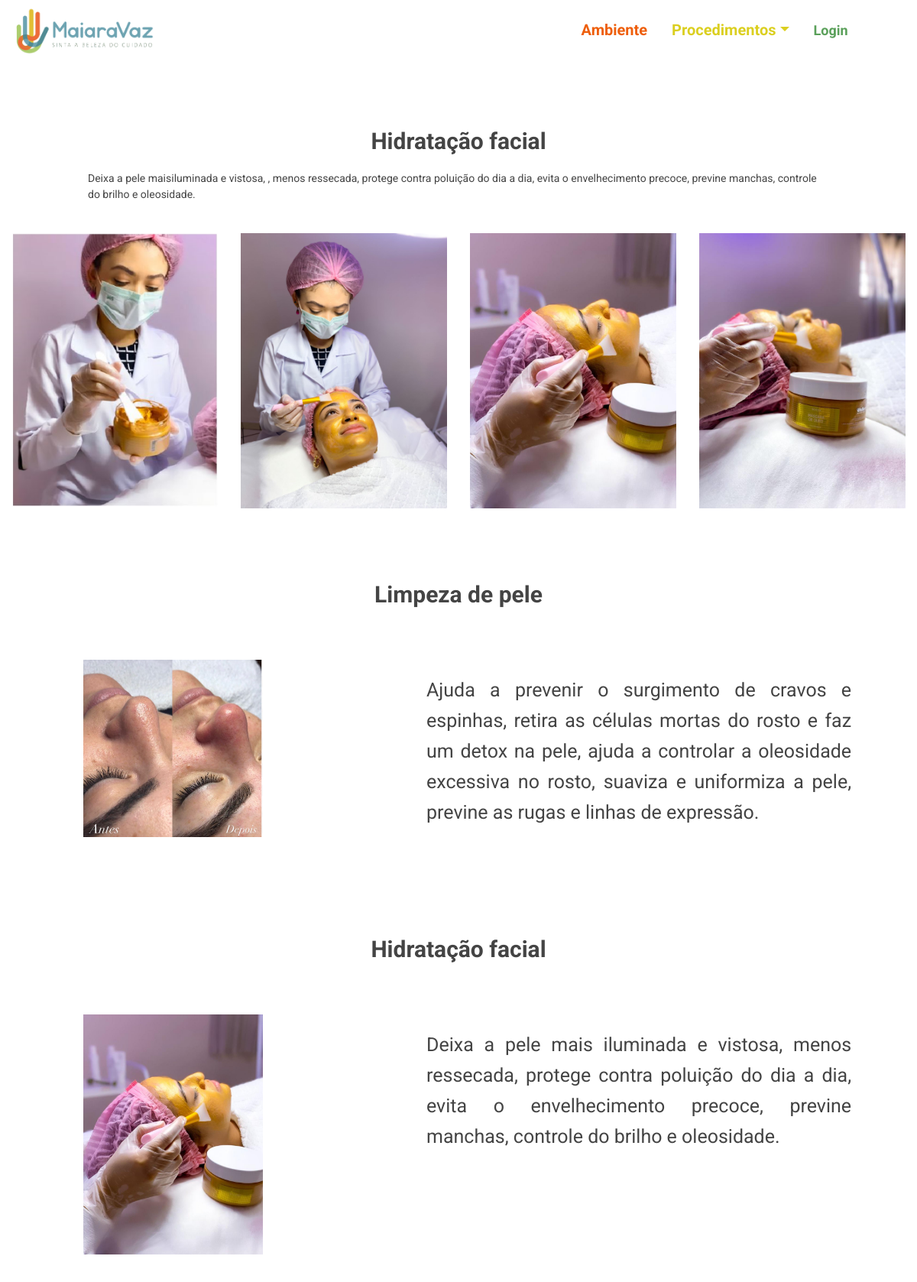
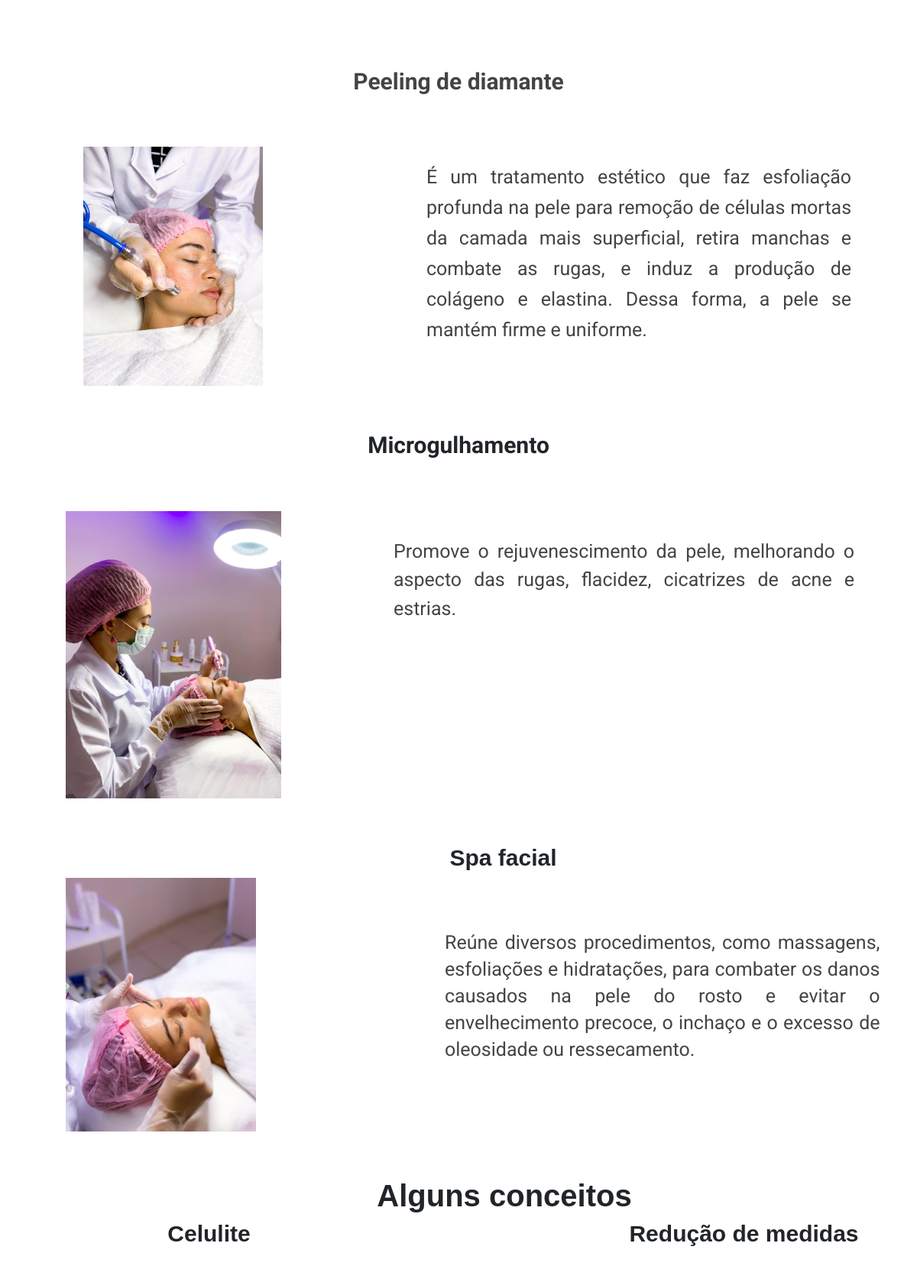
The page /view/procedimentosfaciais.php (upper part) on the database its author committed (2 pictures, top to bottom).
### tables this page shows
CREATE TABLE `procedimentosfaciais` (
  `id_proc` int(11) NOT NULL,
  `nome_proc` varchar(50) NOT NULL,
  `desc_proc` text NOT NULL,
  `img_proc` text NOT NULL
);

### view/procedimentosFaciais.php (the view, shortened to what this page needs)
<!DOCTYPE html>
<html lang="pt-br">
<head>
     <link rel="stylesheet" href="https://stackpath.bootstrapcdn.com/bootstrap/4.4.1/css/bootstrap.min.css">
     <link rel="stylesheet" href="../css/index.css">
     <link rel="stylesheet" href="../css/faciais.css">
  <link rel="stylesheet" href="https://stackpath.bootstrapcdn.com/bootstrap/4.4.1/css/bootstrap.min.css">
</head>
<body>
<?php
include_once "menu.php";
?>
     <div id="services-area">
      <div class="container-fluid">
        <div class="row">
          <div class="col-12" style="margin-top: -5%;">
            <h1 class="main-title">Procedimentos faciais</h1>
          </div>
         <div class="container" style="margin-top: -3%;" >
            <div class="col-md-12" >
            <strong><p class="title-1">Hidratação facial</p></strong>
            <p>Deixa a pele maisiluminada e vistosa, , menos ressecada, protege contra poluição do dia a dia,
              evita o envelhecimento precoce, previne manchas, controle do brilho e oleosidade. </p>
          </div>
        </div>
            <div class="col-md-3 project-box seo">
              <img src="../img/maiara_estetica/procedimentos/faciais/procedimento5.jpg" class="img-fluid" alt="projeto 1">
            </div>
            <div class="col-md-3 project-box seo">
              <img src="../img/maiara_estetica/procedimentos/faciais/procedimento1.jpg" class="img-fluid" alt="projeto 1">
            </div>
            <div class="col-md-3 project-box seo">
              <img src="../img/maiara_estetica/procedimentos/faciais/procedimento11.jpg" class="img-fluid" alt="projeto 1" >
            </div>
            <div class="col-md-3 project-box seo">
              <img src="../img/maiara_estetica/procedimentos/faciais/procedimento15.jpg" class="img-fluid" alt="projeto 1">
            </div>
          </div>
        </div>
     </div>
     <?php
$sql = "SELECT * FROM procedimentosfaciais  order by id_proc desc";
$result = mysqli_query($conexao, $sql);
                while ($rows = mysqli_fetch_assoc($result)):
            ?>
     <div id="services-area" style="margin-top: 5%;" >
      <div class="container-fluid" >
        <div class="col-12">
        <p class="title-1"><?php echo $rows["nome_proc"]; ?></p>
        </div>
        <div class="row">
          <div class="col-md-5">
          <img id="clear" src="<?php echo $rows["img_proc"];?>" style="width: 50%;"  class="img-fluid" alt="agencia hdc">
        </div>
          <div class="col-md-7"  id="diamante">
            <p class="clear" style="line-height: 40px; margin-right: 7%;"><?php echo $rows["desc_proc"]; ?></p>
           </div>
        <?php
        endwhile;
        ?>
        </div>
      </div>
    </div>
    <div id="services-area" >
      <div class="container-fluid" >
          <div class="col-12">
            <h4 class="title-diamante" >Microgulhamento</h4>
          </div>
            <div class="row">
              <div class="col-md-5" style="margin-top: 5%;">
                <img id="micro"  src="../img/maiara_estetica/procedimentos/faciais/procedimento18.jpg"  alt="agencia hdc">
          </div>
          <div class="col-md-7" style="margin-top: 5%;">
                 <p class="diamante">Promove o rejuvenescimento da pele, melhorando o aspecto das rugas, flacidez,
              cicatrizes de acne e estrias.</p>
          </div>
          </div>
        </div>
      </div>
    </div>
    <div id="services-area" >
      <div class="container-fluid" >
        <div class="col-12">
          <h4 class="title-clear" >Spa facial</h4>
          </div>
        <div class="row">
          <div class="col-md-5">
            <img id="spa" src="../img/maiara_estetica/procedimentos/faciais/procedimento7.jpg"   alt="agencia hdc">
          </div>
          <div class="col-md-7">
               <p class="clear">Reúne diversos procedimentos, como massagens, esfoliações e hidratações,
               para combater os danos causados na pele do rosto e evitar o envelhecimento precoce,
               o inchaço e o excesso de oleosidade ou ressecamento.</p>
              </div>
          </div>
      </div>
    </div>
    <div id="services-area" >
      <div class="container-fluid" >
        <h5 class="title-clear" style="font-size: 40px;" >Alguns conceitos</h5>
        <div class="row">
          <div class="col-md-5" >
            <h4 class="title-clear" >Celulite</h4>
         </div>
         <div class="col-md-2" ></div>
         <div class="col-md-5" >
          <h4 class="title-clear">Redução de medidas</h4>
          </div>
        </div>
        </div>
        </div>
    </body>
</html>

### css/index.css (style rules this page uses)
body { font-family: 'Roboto', sans-serif; }
.row { margin: 0; }
.container { padding: 70px; padding-bottom: 2%; }
p, li { color: #444; font-size: 14px; }
.container-fluid { padding: 0; }
.main-title { color: #444; margin: 0 0 65px 0; font-size: 40px; text-align: center; margin-top: 5%; }
.project-box { margin-bottom: 30px; }

### css/faciais.css (style rules this page uses)
.main-title { margin-top: 10%; }
.main-title::before { top: 80%; }
.container { margin-top: -5%; }
.container-fluid { margin-top: 5%; }
.title-1 { text-align: center; font-size: 30px; font-weight: bold; }
p { font-size: 20px; }
.title-clear { font-family: 'Franklin Gothic Medium', 'Arial Narrow', Arial, sans-serif; text-align: center; font-size: 30px; font-weight: bold; margin-left: 10%; }
.title-diamante { text-align: center; font-size: 30px; font-weight: bold; }
.clear { font-size: 25px; text-align: justify; margin-left: 10%; font-weight: normal; margin-top: 10%; margin-right: 5%; line-height: 35px; }
.diamante { font-size: 25px; text-align: justify; margin-right: 10%; margin-top: 5%; }
.col-md-3 { margin-top: }
#clear { margin-left: 20%; width: 65%; margin-top: 10%; }
#diamante { margin-left: -2%; }
#micro { width: 60%; margin-left: 15%; }
#spa { width: 53%; margin-left: 15%; }

### rows shown on the page
procedimentosfaciais: nome_proc "Limpeza de pele", img_proc (picture), desc_proc "Ajuda a prevenir o surgimento de cravos e espinhas, retira as células mortas do rosto e faz um detox na pele, ajuda a controlar a oleosidade excessiva no rosto, suaviza e uniformiza a pele, previne as rugas e linhas de expressão."
procedimentosfaciais: nome_proc "Hidratação facial", img_proc (picture), desc_proc "Deixa a pele mais iluminada e vistosa, menos ressecada, protege contra poluição do dia a dia, evita o envelhecimento precoce, previne manchas, controle do brilho e oleosidade."
procedimentosfaciais: nome_proc "Peeling de diamante", img_proc (picture), desc_proc "É um tratamento estético que faz esfoliação profunda na pele para remoção de células mortas da camada mais superficial, retira manchas e combate as rugas, e induz a produção de colágeno e elastina. Dessa forma, a pele se mantém firme e uniforme."
